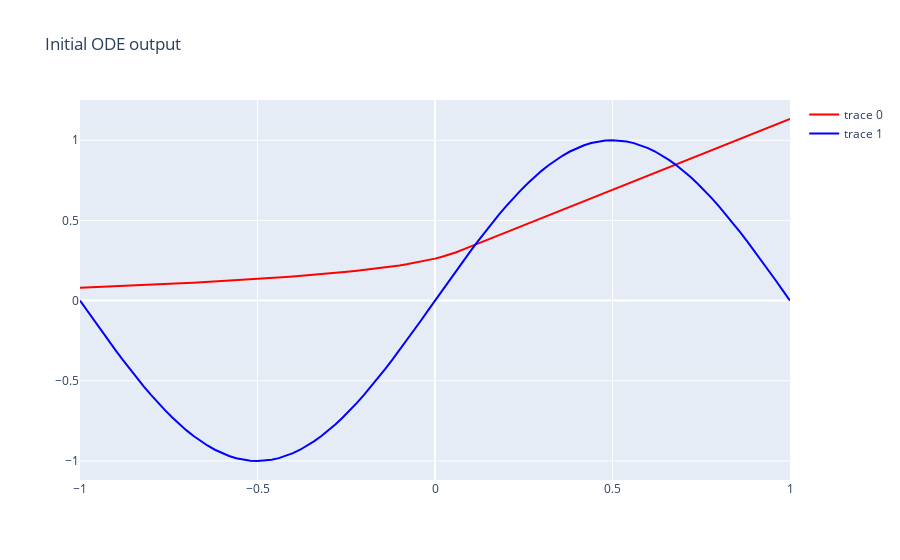
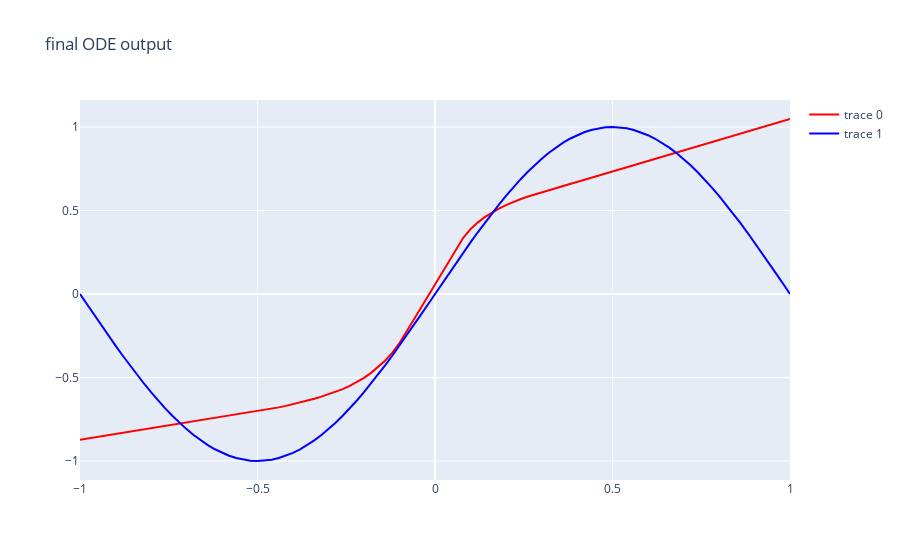
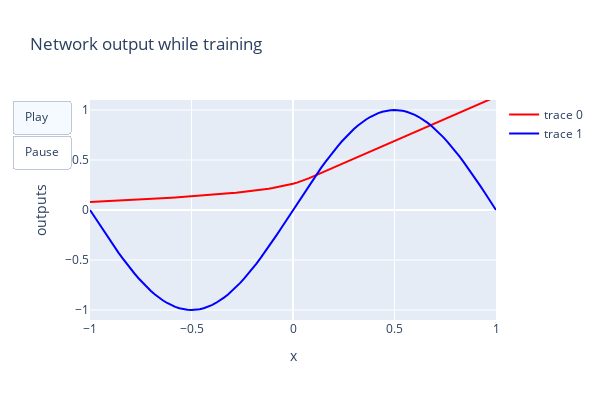

Notebook source saved alongside these figures, in order:
### Code cell
# Set parameters
batch_size = 101
niters = 50
test_freq = 5
adjoint = False
lr = 5e-3

# Import ODE integrator with or without adjoint method for backpropogating gradients
if adjoint:
    from torchdiffeq import odeint_adjoint as odeint
else:
    from torchdiffeq import odeint

# Specify GPU if available, CPU otherwise
device = torch.device('cuda:0' if torch.cuda.is_available() else 'cpu')

# Create batch of input-output pairs for now.
def get_batch():
    s = torch.from_numpy(np.random.choice(np.arange(101, dtype=np.int64), batch_size, replace=False))
    batch_y0 = x[s]
    batch_t = torch.Tensor(np.arange(2))
    batch_y = torch.stack([x[s], y[s]], dim=0)
    return batch_y0.to(device), batch_t.to(device), batch_y.to(device)

# Neural net to learn function dynamics (required for adjoint method)
class ODEFunc(nn.Module):
    def __init__(self):
        super(ODEFunc, self).__init__()
        self.net = nn.Sequential(
            nn.Linear(1, 5),
            nn.ReLU(),
            nn.Linear(5, 1),
        )

        for m in self.net.modules():
            if isinstance(m, nn.Linear):
                nn.init.normal_(m.weight, mean=0, std=1)
                nn.init.constant_(m.bias, val=0.1)

    def forward(self, t, y):
        return self.net(y)
    
# # Plot initial network output
# go.Figure(
#     go.Scatter(x=x[:, 0], y=ODEFunc()(x, x).detach()[:, 0], line_color='red'), 
#     dict(title="Initial network output")
# ).show()

# Pass function to GPU, attach optimiser
func = ODEFunc().to(device)
optimizer = optim.RMSprop(func.parameters(), lr=lr)

# Plot initial ODE output
t = torch.Tensor(np.arange(2)).to(device)
ode_out = odeint(func, x.to(device), t).cpu().detach().numpy()[1, :][:, 0]
data = [
    go.Scatter(x=x[:, 0], y=ode_out, line_color='red'), 
    go.Scatter(x=x[:, 0], y=y[:, 0], line_color='blue')
]
go.Figure(data, dict(title="Initial ODE output")).show()

data_list = [data]

# Loop over iterations of gradient descent for ODE solver and neural net
for itr in range(1,  niters + 1):
    optimizer.zero_grad()
    batch_y0, batch_t, batch_y = get_batch()
    pred_y = odeint(func, batch_y0, t).to(device)
    loss = torch.mean(torch.abs(pred_y - batch_y))
    loss.backward()
    optimizer.step()

    if itr %  test_freq == 1:
        with torch.no_grad():
            # Save ODE output for animation
            ode_out = odeint(func, x.to(device), t).cpu().detach().numpy()[1, :][:, 0]
            data_list = data_list + [[
                go.Scatter(x=x[:, 0], y=ode_out, line_color='red'), 
                go.Scatter(x=x[:, 0], y=y[:, 0], line_color='blue')
            ]]

# Plot final network output
# go.Figure(
#     go.Scatter(x=x[:, 0], y=ODEFunc()(x, x).detach()[:, 0], line_color='red'), 
#     dict(title="Final network output")
# ).show()

# Plot final ODE output
ode_out = odeint(func, x.to(device), t).cpu().detach().numpy()[1, :][:, 0]
data = [
    go.Scatter(x=x[:, 0], y=ode_out, line_color='red'), 
    go.Scatter(x=x[:, 0], y=y[:, 0], line_color='blue')
]
go.Figure(data, dict(title="final ODE output")).show()

data_list = data_list + [data]

plot_animation(y, data_list)
